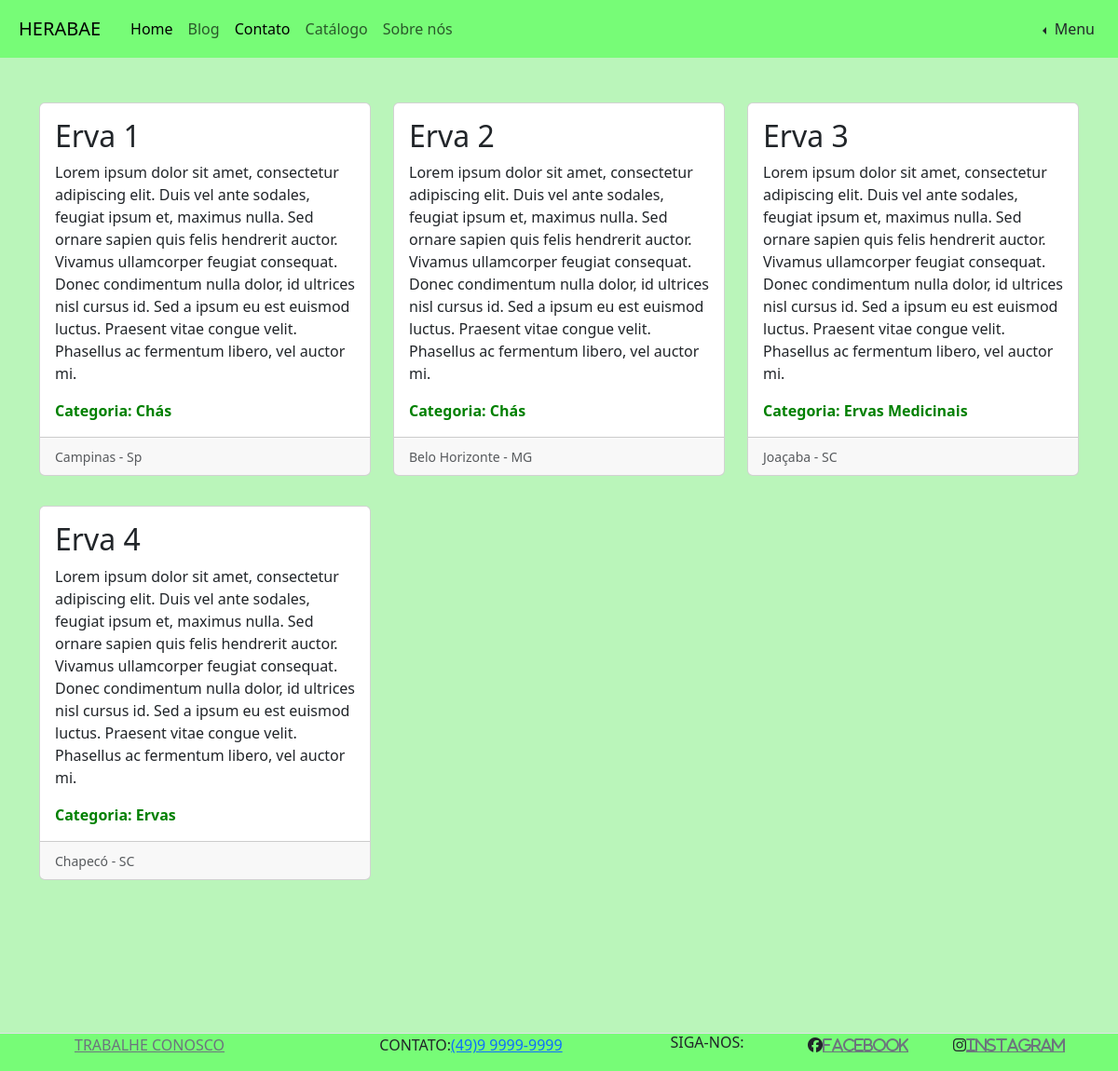
Screenshot of /php/pages/catalog.php (signed in) with the database file from the repository.
### tables this page shows
CREATE TABLE IF NOT EXISTS `herbs` (
  `id` int NOT NULL AUTO_INCREMENT,
  `name` varchar(50) NOT NULL DEFAULT '0',
  `location` varchar(50) DEFAULT '0',
  `description` text NOT NULL,
  `supplier_id` int DEFAULT NULL,
  `category` varchar(20) NOT NULL DEFAULT '0',
  PRIMARY KEY (`id`),
  KEY `supplier` (`supplier_id`) USING BTREE,
  CONSTRAINT `FK_herbs_supplier` FOREIGN KEY (`supplier_id`) REFERENCES `supplier` (`id`) ON DELETE CASCADE
);

### php/admin/db.class.php (called while the page is built, shortened)
<?php
class db
{
    private $host = "localhost";
    private $user = "root";
    private $password = "";
    private $port = "3306";
    private $table_name;
    private $dbname = "db_site_venda_ervas";
    public function __construct($table_name)
    {
        $this->table_name = $table_name;
    }
    function conn()
    {
        try {
            $conn = new PDO(
                "mysql:host=$this->host;dbname=$this->dbname;port=$this->port",
                $this->user,
                $this->password,
                [
                    PDO::ATTR_ERRMODE,
                    PDO::ERRMODE_EXCEPTION,
                    PDO::MYSQL_ATTR_INIT_COMMAND => " SET NAMES utf8"
                ]
            );
            return $conn;
        } catch (PDOException $e) {
            echo "Erro: " . $e->getMessage();
        }
    }
    public function all($table_name = null)
    {
        $table_name = !empty($table_name) ? $table_name : $this->table_name;
        $conn = $this->conn();
        $sql = "SELECT * FROM $table_name";
        $stmt = $conn->prepare($sql);
        $stmt->execute();
        return $stmt->fetchALL(PDO::FETCH_CLASS);
    }
}

### php/pages/catalog.php (the view)
<?php include "../base/header.php";
include "../admin/db.class.php";
$db = new db("herbs");
$db->checkLogin();
$herbs = $db->all();
$count = 0;
?>
<div class="row mt-2">
    <?php foreach ($herbs as $herb):
        $count++;
        ?>
        <div class="col-md-4 mb-4">
            <div class="card h-100">
                <div class="card-body">
                    <h2><?php echo htmlspecialchars($herb->name); ?></h2>
                    <p class="card-text"><?php echo htmlspecialchars($herb->description); ?></p>
                    <p class="card-text" style="color: green; font-weight: bold;">Categoria: <?php echo htmlspecialchars($herb->category); ?></p>
                </div>
                <div class="card-footer">
                    <small class="text-muted"><?php echo htmlspecialchars($herb->location); ?></small>
                </div>
            </div>
        </div>
        <?php if ($count % 3 == 0): ?>
            </div><div class="row mt-2">
        <?php endif; ?>
    <?php endforeach; ?>
</div>
<?php include "../base/footer.php"; ?>

### rows the page displays
herbs: name "Erva 1", description "Lorem ipsum dolor sit amet, consectetur adipiscing elit. Duis vel ante sodales, feugiat ipsum et, maximus nulla. Sed ornare sapien quis felis hendrerit auctor. Vivamus ullamcorper feugiat consequat. Donec condimentum nulla dolor, id ultrices nisl cursus id. Sed a ipsum eu est euismod luctus. Praesent vitae congue velit. Phasellus ac fermentum libero, vel auctor mi.", category "Chás", location "Campinas - Sp"
herbs: name "Erva 2", description "Lorem ipsum dolor sit amet, consectetur adipiscing elit. Duis vel ante sodales, feugiat ipsum et, maximus nulla. Sed ornare sapien quis felis hendrerit auctor. Vivamus ullamcorper feugiat consequat. Donec condimentum nulla dolor, id ultrices nisl cursus id. Sed a ipsum eu est euismod luctus. Praesent vitae congue velit. Phasellus ac fermentum libero, vel auctor mi.", category "Chás", location "Belo Horizonte - MG"
herbs: name "Erva 3", description "Lorem ipsum dolor sit amet, consectetur adipiscing elit. Duis vel ante sodales, feugiat ipsum et, maximus nulla. Sed ornare sapien quis felis hendrerit auctor. Vivamus ullamcorper feugiat consequat. Donec condimentum nulla dolor, id ultrices nisl cursus id. Sed a ipsum eu est euismod luctus. Praesent vitae congue velit. Phasellus ac fermentum libero, vel auctor mi.", category "Ervas Medicinais", location "Joaçaba - SC"
herbs: name "Erva 4", description "Lorem ipsum dolor sit amet, consectetur adipiscing elit. Duis vel ante sodales, feugiat ipsum et, maximus nulla. Sed ornare sapien quis felis hendrerit auctor. Vivamus ullamcorper feugiat consequat. Donec condimentum nulla dolor, id ultrices nisl cursus id. Sed a ipsum eu est euismod luctus. Praesent vitae congue velit. Phasellus ac fermentum libero, vel auctor mi.", category "Ervas", location "Chapecó - SC"
